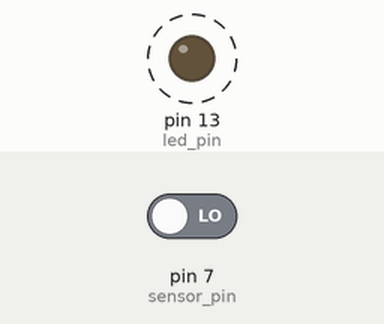
Simulated run of this sketch. Board: Arduino Uno, built with avr-gcc and run on an emulated ATmega328P. On the bench: output pins drawn as LEDs (lit = HIGH). Dashed ring = blinking. Inputs (shaded band) come from the test bench; at power-on: pin 7 (sensor_pin) LOW. No radio packets arrive unless stated.

Above: at 0.5 s.
Timing chart, 0 to 3.0 s (numbered marks = the images above):
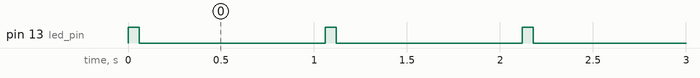

Measured:
- by itself, pin 13 (led_pin): alternates HIGH for 0.06 s and LOW for 1.0 s

The sketch:

transmitter.ino
```cpp
// Include VirtualWire library
#include <VirtualWire.h>

// Define pins
const int led_pin = 13;
const int transmit_pin = 12;
const int sensor_pin = 7;

int sensor_value;

void setup()
{
    // Init
    vw_set_tx_pin(transmit_pin);
    vw_setup(2000); // Transmission rate
    pinMode(led_pin, OUTPUT);
    pinMode(sensor_pin,INPUT);
}

void loop()
{
    // Get sensor value
    sensor_value = digitalRead(sensor_pin);

    // Init message
    char msg[3] = {'o','f','f'};

    // Change message if motion is detected
    if (sensor_value == 1){
        msg[0] = 'o';
        msg[1] = 'n';
        msg[2] = '#';
    }

    // Transmit data every second
    digitalWrite(led_pin, HIGH); // Flash a light to show transmitting
    vw_send((uint8_t *)msg, 3);
    vw_wait_tx(); // Wait until the whole message is gone
    digitalWrite(led_pin, LOW);
    delay(1000);
}
```
